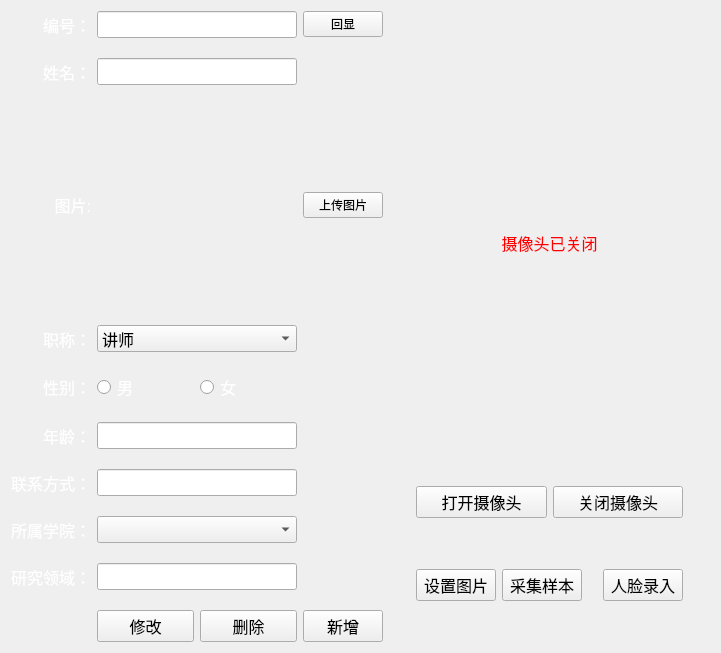
         <widget class="QWidget" name="page_2">
          <layout class="QHBoxLayout" name="horizontalLayout_8">
           <item>
            <layout class="QGridLayout" name="gridLayout">
             <property name="leftMargin">
              <number>0</number>
             </property>
             <property name="topMargin">
              <number>0</number>
             </property>
             <property name="rightMargin">
              <number>0</number>
             </property>
             <property name="horizontalSpacing">
              <number>6</number>
             </property>
             <property name="verticalSpacing">
              <number>20</number>
             </property>
             <item row="6" column="1" colspan="2">
              <widget class="QLineEdit" name="lineEdit_9">
               <property name="font">
                <font>
                 <pointsize>12</pointsize>
                </font>
               </property>
              </widget>
             </item>
             <item row="3" column="0">
              <widget class="QLabel" name="label_19">
               <property name="font">
                <font>
                 <pointsize>12</pointsize>
                </font>
               </property>
               <property name="styleSheet">
                <string notr="true">color: rgb(255, 255, 255);</string>
               </property>
               <property name="text">
                <string>职称：</string>
               </property>
               <property name="alignment">
                <set>Qt::AlignRight|Qt::AlignTrailing|Qt::AlignVCenter</set>
               </property>
              </widget>
             </item>
             <item row="5" column="1" colspan="2">
              <widget class="QLineEdit" name="lineEdit_8">
               <property name="font">
                <font>
                 <pointsize>12</pointsize>
                </font>
               </property>
              </widget>
             </item>
             <item row="2" column="1" colspan="2">
              <widget class="QLabel" name="label_14">
               <property name="minimumSize">
                <size>
                 <width>200</width>
                 <height>200</height>
                </size>
               </property>
               <property name="maximumSize">
                <size>
                 <width>200</width>
                 <height>200</height>
                </size>
               </property>
               <property name="font">
                <font>
                 <pointsize>12</pointsize>
                </font>
               </property>
               <property name="styleSheet">
                <string notr="true">color: rgb(255, 0, 0);</string>
               </property>
               <property name="text">
                <string/>
               </property>
               <property name="alignment">
                <set>Qt::AlignCenter</set>
               </property>
              </widget>
             </item>
             <item row="0" column="1" colspan="2">
              <widget class="QLineEdit" name="lineEdit_6">
               <property name="font">
                <font>
                 <pointsize>12</pointsize>
                </font>
               </property>
              </widget>
             </item>
             <item row="3" column="1" colspan="2">
              <widget class="QComboBox" name="comboBox_4">
               <property name="font">
                <font>
                 <pointsize>12</pointsize>
                </font>
               </property>
               <item>
                <property name="text">
                 <string>讲师</string>
                </property>
               </item>
               <item>
                <property name="text">
                 <string>副教授</string>
                </property>
               </item>
               <item>
                <property name="text">
                 <string>教授</string>
                </property>
               </item>
              </widget>
             </item>
             <item row="4" column="0">
              <widget class="QLabel" name="label_15">
               <property name="font">
                <font>
                 <pointsize>12</pointsize>
                </font>
               </property>
               <property name="styleSheet">
                <string notr="true">color: rgb(255, 255, 255);</string>
               </property>
               <property name="text">
                <string>性别：</string>
               </property>
               <property name="alignment">
                <set>Qt::AlignRight|Qt::AlignTrailing|Qt::AlignVCenter</set>
               </property>
              </widget>
             </item>
             <item row="0" column="0">
              <widget class="QLabel" name="label_3">
               <property name="font">
                <font>
                 <pointsize>12</pointsize>
                </font>
               </property>
               <property name="styleSheet">
                <string notr="true">color: rgb(255, 255, 255);</string>
               </property>
               <property name="text">
                <string>编号：</string>
               </property>
               <property name="alignment">
                <set>Qt::AlignRight|Qt::AlignTrailing|Qt::AlignVCenter</set>
               </property>
              </widget>
             </item>
             <item row="8" column="1" colspan="2">
              <widget class="QLineEdit" name="lineEdit_10">
               <property name="font">
                <font>
                 <pointsize>12</pointsize>
                </font>
               </property>
              </widget>
             </item>
             <item row="7" column="0">
              <widget class="QLabel" name="label_18">
               <property name="font">
                <font>
                 <pointsize>12</pointsize>
                </font>
               </property>
               <property name="styleSheet">
                <string notr="true">color: rgb(255, 255, 255);</string>
               </property>
               <property name="text">
                <string>所属学院：</string>
               </property>
               <property name="alignment">
                <set>Qt::AlignRight|Qt::AlignTrailing|Qt::AlignVCenter</set>
               </property>
              </widget>
             </item>
             <item row="6" column="0">
              <widget class="QLabel" name="label_17">
               <property name="font">
                <font>
                 <pointsize>12</pointsize>
                </font>
               </property>
               <property name="styleSheet">
                <string notr="true">color: rgb(255, 255, 255);</string>
               </property>
               <property name="text">
                <string>联系方式：</string>
               </property>
               <property name="alignment">
                <set>Qt::AlignRight|Qt::AlignTrailing|Qt::AlignVCenter</set>
               </property>
              </widget>
             </item>
             <item row="4" column="2">
              <widget class="QRadioButton" name="radioButton_2">
               <property name="font">
                <font>
                 <pointsize>12</pointsize>
                </font>
               </property>
               <property name="styleSheet">
                <string notr="true">color: rgb(255, 255, 255);</string>
               </property>
               <property name="text">
                <string>女</string>
               </property>
              </widget>
             </item>
             <item row="1" column="0">
              <widget class="QLabel" name="label_12">
               <property name="font">
                <font>
                 <pointsize>12</pointsize>
                </font>
               </property>
               <property name="styleSheet">
                <string notr="true">color: rgb(255, 255, 255);</string>
               </property>
               <property name="text">
                <string>姓名：</string>
               </property>
               <property name="alignment">
                <set>Qt::AlignRight|Qt::AlignTrailing|Qt::AlignVCenter</set>
               </property>
              </widget>
             </item>
             <item row="0" column="3">
              <widget class="QPushButton" name="pushButton_16">
               <property name="text">
                <string>回显</string>
               </property>
              </widget>
             </item>
             <item row="1" column="1" colspan="2">
              <widget class="QLineEdit" name="lineEdit_7">
               <property name="font">
                <font>
                 <pointsize>12</pointsize>
                </font>
               </property>
              </widget>
             </item>
             <item row="5" column="0">
              <widget class="QLabel" name="label_16">
               <property name="font">
                <font>
                 <pointsize>12</pointsize>
                </font>
               </property>
               <property name="styleSheet">
                <string notr="true">color: rgb(255, 255, 255);</string>
               </property>
               <property name="text">
                <string>年龄：</string>
               </property>
               <property name="alignment">
                <set>Qt::AlignRight|Qt::AlignTrailing|Qt::AlignVCenter</set>
               </property>
              </widget>
             </item>
             <item row="7" column="1" colspan="2">
              <widget class="QComboBox" name="comboBox_3">
               <property name="font">
                <font>
                 <pointsize>12</pointsize>
                </font>
               </property>
              </widget>
             </item>
             <item row="4" column="1">
              <widget class="QRadioButton" name="radioButton">
               <property name="font">
                <font>
                 <pointsize>12</pointsize>
                </font>
               </property>
               <property name="styleSheet">
                <string notr="true">color: rgb(255, 255, 255);</string>
               </property>
               <property name="text">
                <string>男</string>
               </property>
              </widget>
             </item>
             <item row="2" column="3">
              <widget class="QPushButton" name="pushButton_22">
               <property name="text">
                <string>上传图片</string>
               </property>
              </widget>
             </item>
             <item row="2" column="0">
              <widget class="QLabel" name="label_13">
               <property name="font">
                <font>
                 <pointsize>12</pointsize>
                </font>
               </property>
               <property name="styleSheet">
                <string notr="true">color: rgb(255, 255, 255);</string>
               </property>
               <property name="text">
                <string>图片:</string>
               </property>
               <property name="alignment">
                <set>Qt::AlignRight|Qt::AlignTrailing|Qt::AlignVCenter</set>
               </property>
              </widget>
             </item>
             <item row="8" column="0">
              <widget class="QLabel" name="label_20">
               <property name="font">
                <font>
                 <pointsize>12</pointsize>
                </font>
               </property>
               <property name="styleSheet">
                <string notr="true">color: rgb(255, 255, 255);</string>
               </property>
               <property name="text">
                <string>研究领域：</string>
               </property>
               <property name="alignment">
                <set>Qt::AlignRight|Qt::AlignTrailing|Qt::AlignVCenter</set>
               </property>
              </widget>
             </item>
             <item row="9" column="1">
              <widget class="QPushButton" name="pushButton_23">
               <property name="font">
                <font>
                 <pointsize>12</pointsize>
                </font>
               </property>
               <property name="text">
                <string>修改</string>
               </property>
              </widget>
             </item>
             <item row="9" column="2">
              <widget class="QPushButton" name="pushButton_24">
               <property name="font">
                <font>
                 <pointsize>12</pointsize>
                </font>
               </property>
               <property name="text">
                <string>删除</string>
               </property>
              </widget>
             </item>
             <item row="9" column="3">
              <widget class="QPushButton" name="pushButton_25">
               <property name="font">
                <font>
                 <pointsize>12</pointsize>
                </font>
               </property>
               <property name="text">
                <string>新增</string>
               </property>
              </widget>
             </item>
            </layout>
           </item>
           <item>
            <widget class="QWidget" name="widget_7" native="true">
             <layout class="QVBoxLayout" name="verticalLayout_6" stretch="1">
              <item>
               <widget class="QWidget" name="widget_9" native="true">
                <layout class="QVBoxLayout" name="verticalLayout_7" stretch="2,1,1">
                 <item>
                  <widget class="QLabel" name="label_21">
                   <property name="minimumSize">
                    <size>
                     <width>0</width>
                     <height>428</height>
                    </size>
                   </property>
                   <property name="styleSheet">
                    <string notr="true">font: 12pt;
color: rgb(255, 0, 0);</string>
                   </property>
                   <property name="text">
                    <string>摄像头已关闭</string>
                   </property>
                   <property name="alignment">
                    <set>Qt::AlignCenter</set>
                   </property>
                  </widget>
                 </item>
                 <item>
                  <widget class="QWidget" name="widget_8" native="true">
                   <layout class="QHBoxLayout" name="horizontalLayout_9">
                    <item>
                     <widget class="QPushButton" name="pushButton_17">
                      <property name="font">
                       <font>
                        <pointsize>12</pointsize>
                       </font>
                      </property>
                      <property name="text">
                       <string>打开摄像头</string>
                      </property>
                     </widget>
                    </item>
                    <item>
                     <widget class="QPushButton" name="pushButton_18">
                      <property name="font">
                       <font>
                        <pointsize>12</pointsize>
                       </font>
                      </property>
                      <property name="text">
                       <string>关闭摄像头</string>
                      </property>
                     </widget>
                    </item>
                   </layout>
                  </widget>
                 </item>
                 <item>
                  <widget class="QWidget" name="widget_10" native="true">
                   <layout class="QHBoxLayout" name="horizontalLayout_10">
                    <item>
                     <widget class="QPushButton" name="pushButton_19">
                      <property name="font">
                       <font>
                        <pointsize>12</pointsize>
                       </font>
                      </property>
                      <property name="text">
                       <string>设置图片</string>
                      </property>
                     </widget>
                    </item>
                    <item>
                     <widget class="QPushButton" name="pushButton_20">
                      <property name="font">
                       <font>
                        <pointsize>12</pointsize>
                       </font>
                      </property>
                      <property name="text">
                       <string>采集样本</string>
                      </property>
                     </widget>
                    </item>
                    <item>
                     <widget class="QLabel" name="label_22">
                      <property name="font">
                       <font>
                        <pointsize>12</pointsize>
                       </font>
                      </property>
                      <property name="styleSheet">
                       <string notr="true">color: rgb(255, 255, 255);</string>
                      </property>
                      <property name="text">
                       <string/>
                      </property>
                     </widget>
                    </item>
                    <item>
                     <widget class="QPushButton" name="pushButton_21">
                      <property name="font">
                       <font>
                        <pointsize>12</pointsize>
                       </font>
                      </property>
                      <property name="text">
                       <string>人脸录入</string>
                      </property>
                     </widget>
                    </item>
                   </layout>
                  </widget>
                 </item>
                </layout>
               </widget>
              </item>
             </layout>
            </widget>
           </item>
          </layout>
         </widget>
